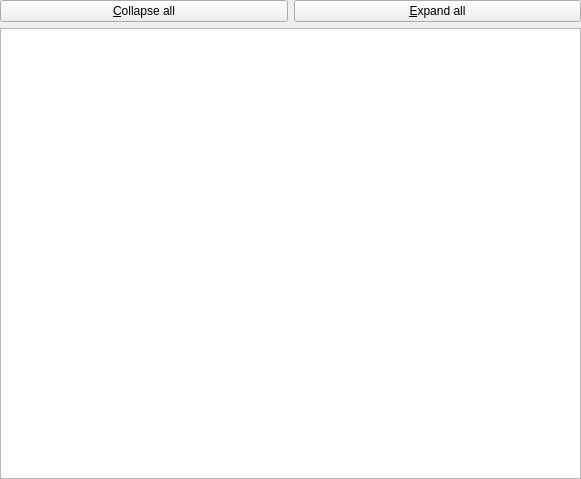
<?xml version="1.0" encoding="UTF-8"?>
<ui version="4.0">
 <class>_node_selector_pane</class>
 <widget class="NodeSelectorWidget" name="_node_selector_pane">
  <property name="geometry">
   <rect>
    <x>0</x>
    <y>0</y>
    <width>581</width>
    <height>479</height>
   </rect>
  </property>
  <layout class="QVBoxLayout" name="verticalLayout">
   <property name="margin">
    <number>0</number>
   </property>
   <item>
    <layout class="QHBoxLayout" name="horizontalLayout">
     <item>
      <widget class="QPushButton" name="_collapse_button">
       <property name="sizePolicy">
        <sizepolicy hsizetype="MinimumExpanding" vsizetype="Fixed">
         <horstretch>0</horstretch>
         <verstretch>0</verstretch>
        </sizepolicy>
       </property>
       <property name="minimumSize">
        <size>
         <width>75</width>
         <height>0</height>
        </size>
       </property>
       <property name="text">
        <string>&amp;Collapse all</string>
       </property>
      </widget>
     </item>
     <item>
      <widget class="QPushButton" name="_expand_button">
       <property name="sizePolicy">
        <sizepolicy hsizetype="MinimumExpanding" vsizetype="Fixed">
         <horstretch>0</horstretch>
         <verstretch>0</verstretch>
        </sizepolicy>
       </property>
       <property name="minimumSize">
        <size>
         <width>75</width>
         <height>0</height>
        </size>
       </property>
       <property name="font">
        <font>
         <weight>50</weight>
         <bold>false</bold>
        </font>
       </property>
       <property name="text">
        <string>&amp;Expand all</string>
       </property>
       <property name="checkable">
        <bool>false</bool>
       </property>
       <property name="autoDefault">
        <bool>false</bool>
       </property>
       <property name="default">
        <bool>false</bool>
       </property>
       <property name="flat">
        <bool>false</bool>
       </property>
      </widget>
     </item>
    </layout>
   </item>
   <item>
    <widget class="QTreeView" name="_node_selector_view">
     <property name="sizePolicy">
      <sizepolicy hsizetype="Expanding" vsizetype="Expanding">
       <horstretch>0</horstretch>
       <verstretch>0</verstretch>
      </sizepolicy>
     </property>
     <property name="selectionMode">
      <enum>QAbstractItemView::MultiSelection</enum>
     </property>
     <property name="animated">
      <bool>true</bool>
     </property>
     <property name="headerHidden">
      <bool>true</bool>
     </property>
     <attribute name="headerStretchLastSection">
      <bool>false</bool>
     </attribute>
    </widget>
   </item>
  </layout>
 </widget>
 <customwidgets>
  <customwidget>
   <class>NodeSelectorWidget</class>
   <extends>QWidget</extends>
   <header>rqt_reconfigure.node_selector_widget</header>
   <container>1</container>
  </customwidget>
 </customwidgets>
 <resources/>
 <connections/>
</ui>
